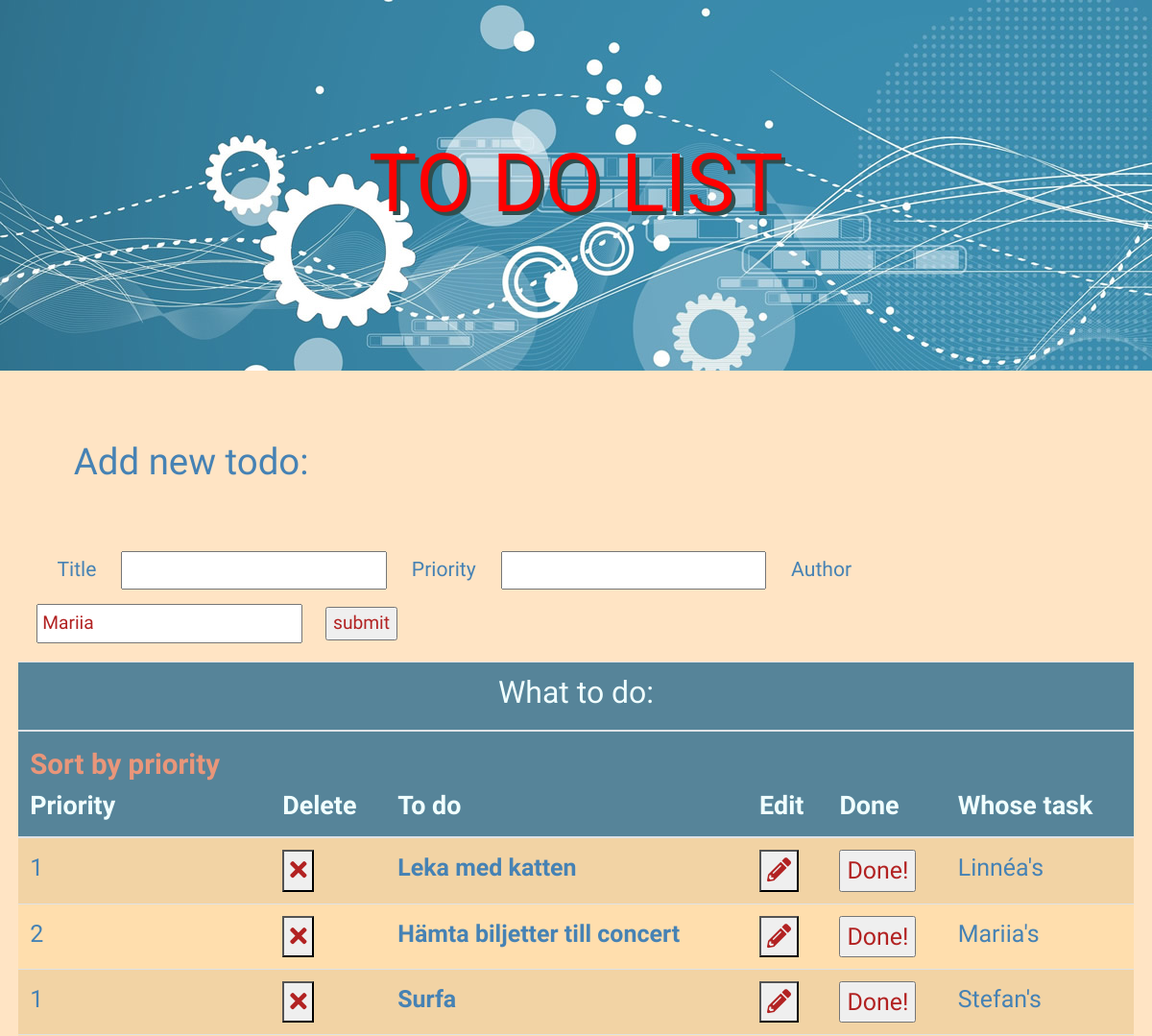
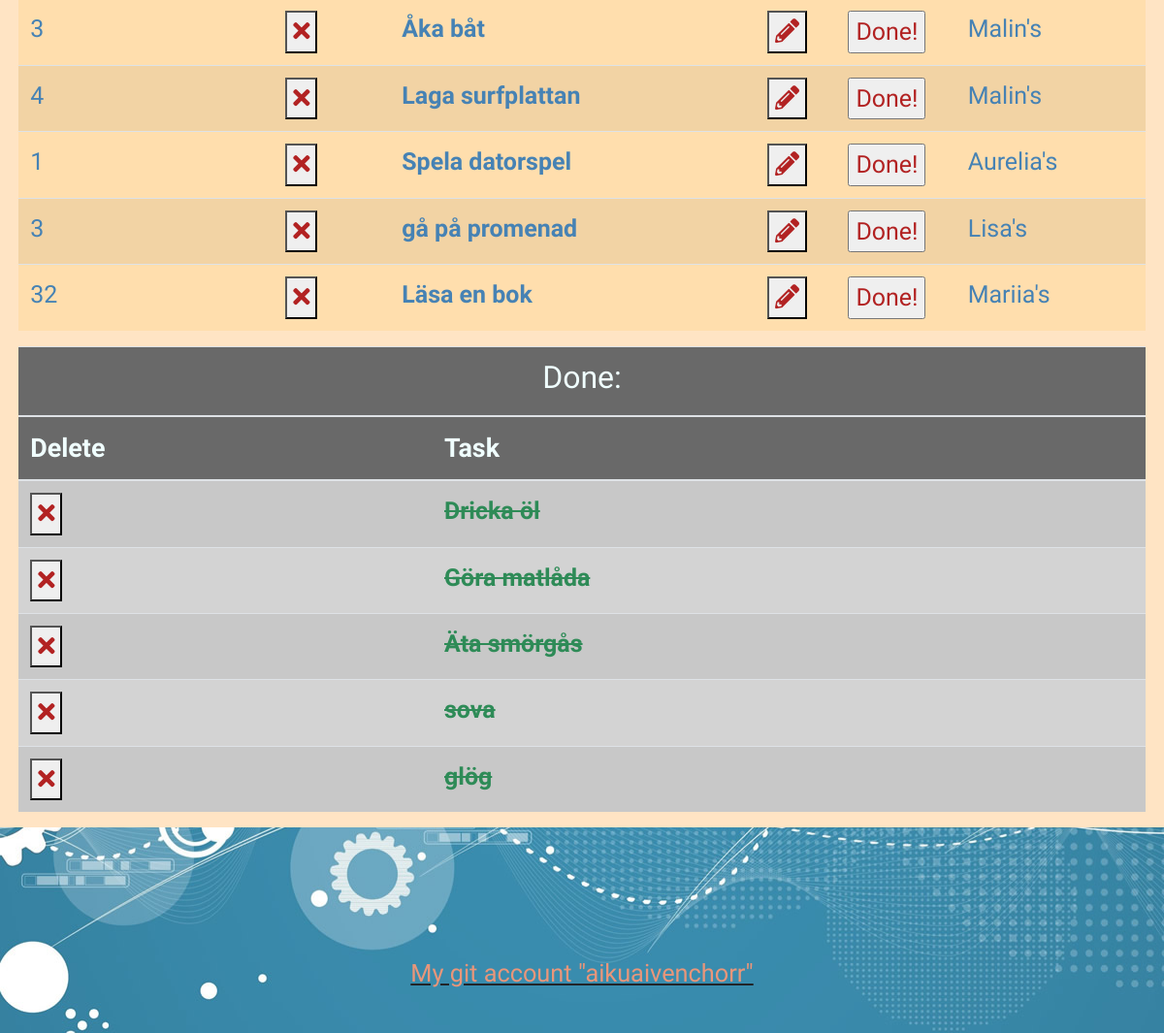
The page / on the database its author committed (2 pictures, top to bottom).
### tables this page shows
CREATE TABLE `todo` (
  `id` int(6) UNSIGNED NOT NULL,
  `title` varchar(64) NOT NULL,
  `completed` tinyint(1) DEFAULT '0',
  `priority` int(6) UNSIGNED NOT NULL,
  `createdBy` varchar(64) NOT NULL
);

### partials/fetch_all_todos.php (called while the page is built)
<?php
require 'db.php';
    $statement = $pdo->prepare(
      "SELECT * FROM todo
      ORDER BY id DESC;
      "
    );
$statement->execute();
$todos = $statement->fetchAll(PDO::FETCH_ASSOC);

### partials/show_title_or_edit_title.php (called while the page is built, shortened)
    <?php
$flagEdit = false;

### partials/todo_listing.php (the view, shortened to what this page needs)
<div id="not_completed">
<table class="table table-striped" id="todo" >
    <thead>
        <tr>
            <th colspan="6" class="text-center"><h2>What to do:</h2></th>
        </tr>
        <tr>
            <th id="priority">
            <?php
            echo '<a href ="index.php?sortByPriority=true#priority">Sort by priority</a> <br>';
            ?>
            Priority
            </th>
            <th>Delete</th>
            <th>To do</th>
            <th>Edit</th>
            <th>Done</th>
            <th>Whose task</th>
         </tr>
    </thead>
    <tbody>
<?php
    if(!empty($_GET['sortByPriority']) && $_GET['sortByPriority'] == true){
        require 'partials/order_by_priority.php';
    }
    else {
         require 'partials/fetch_all_todos.php';
    }
    foreach($todoList as $todo){
        $id = $todo['id'];
        $title = $todo['title'];
         echo '<tr>';
         echo   '<td>' . $todo['priority'] . '</td>' ;
         echo  '<td><form name="form_delete" method="POST" action="' . $_SERVER['PHP_SELF'] . '">
                <input type="hidden"  name="deleteId" value="' . $id . '">
                <button type="submit" id="delete" name="deleteSubmit"  title="Delete" value="delete"><i class="fas fa-times"></i></button>
                </form> </td>' ;
           if($flagEdit == false)  {
                echo  " <td><strong>" . $title  . "</strong> </td>";
                echo    '<td><form name="form_editFlag" method="GET" action="' . $_SERVER['PHP_SELF'] . '#edit">
                <input type="hidden"  name="flagEdit" value="true">
                <input type="hidden"  name="id" value="' . $id . '">
                <button type="submit" id="editFlagSubmit" name="flagSubmit"  title="Edit" value="editFlag"><i class="fas fa-pencil-alt"></i></button>
                </form> </td>' ;
            }
            echo  '<td><form name="form_completed" method="POST" action="' . $_SERVER['PHP_SELF'] . '"> <input type="hidden" value="' . $id . '" name="id" id="title">
            <input type="hidden" value="1" name="completed" id="completed">
            <input type="submit" value="Done!">
            </form> </td>' ;
            $author =  $todo['createdBy'];
            echo   "<td> ". $author . "'s</td>";
            echo '</tr>';
    }
?>
    </tbody>
</table>
</div>

### partials/header.php (shortened to what this page needs)
<!DOCTYPE html>
<html lang="en">
<head>
    <link rel="stylesheet" href="https://maxcdn.bootstrapcdn.com/bootstrap/4.0.0-alpha.6/css/bootstrap.min.css">
    <link href="https://use.fontawesome.com/releases/v5.0.1/css/all.css" rel="stylesheet">
    <link rel="stylesheet" href="css/style.css">
</head>

### index.php (shortened to what this page needs)
<?php
    require 'partials/header.php';
?>
<body>
<?php
require 'partials/show_title_or_edit_title.php';
$todoList = array();
$doneList = array();
if(!empty($_GET['sortByPriority']) && $_GET['sortByPriority'] == true){
     require 'partials/order_by_priority.php';
}
else{
     require 'partials/fetch_all_todos.php';
}
?>
<header>
    <h1><a href="index.php">TO DO LIST</a></h1>
</header>
 <main>
<?php
    require_once 'partials/add_new_task.php';
?>
<?php
        require_once 'partials/todo_listing.php';
    require_once 'partials/done_listing.php';
?>
</main>
<?php
    require 'partials/footer.php';
?>

### partials/add_new_task.php
<form id="add_todo" name="todo_form" action="index.php" method="POST">
    <fieldset>
        <legend>Add new todo:</legend>
        <label for="title">Title</label>
        <input type="text" name="title" id="title">
        <label for="priority">Priority</label>
        <input type="number" name="priority" id="priority">
        <label for="createdBy">Author</label>
        <input type="text" name="createdBy" value="Mariia"id="createdBy">
        <input type="submit" value="submit">
    </fieldset>
</form>

### partials/done_listing.php
<div id="completed">
<table class="table table-striped" id="done" >
      <thead>
          <tr>  <th colspan="2" class="text-center"><h2>Done:</h2></th></tr>
            <tr>
               <th>Delete</th>
               <th>Task</th>
            </tr>
      </thead>
      <tbody>
 <?php
foreach($doneList as $todo){
      $id = $todo['id'];
      echo '<tr>';
      echo '<td> <form name="form_delete_from_done" method="POST" action="' . $_SERVER['PHP_SELF'] . '">
          <input type="hidden"  name="deleteId" value="' . $id . '">
          <button type="submit" id="delete" name="deleteSubmit"  title="Delete" value="delete"><i class="fas fa-times"></i></button> </form></td> ' ;
      echo   " <td><strong> <strike>"  .  $todo['title'] . " </strike></strong></td>";
      echo '</tr>';
}
?>
      </tbody>
</table>
</div>

### partials/footer.php (shortened to what this page needs)
<footer>
    <br><br>
    <p class="footer">
        <a href="https://github.com/aikuaivenchorr/todo" target="_blank">My git account "aikuaivenchorr"</a>
    </p>
</footer>
</body>
</html>

### css/style.css (style rules this page uses)
body { font-family: 'Handlee', cursive; font-size: 1.2em; background-color: bisque; margin: 0; }
h1 { text-align: center; font-size: 4em; line-height: 1em; width: 100%; padding: 2em; background-color: steelblue; background-image: url(../images/business.jpg); }
h1 a { color: red; text-shadow: 4px 4px darkslategray; }
form { display: inline-block; }
#add_todo { margin: 1em; }
#add_todo legend { padding: 1em; font-size: 2em; font-weight: 500; color: steelblue; }
#add_todo label { margin: 1em; font-size: 1.1em; font-weight: 500; color: steelblue; }
#add_todo input[type='submit'] { margin-left: 1em; }
button, input[type='submit'] { cursor: pointer; color: firebrick; }
input[type='text'], input[type='number'] { color: firebrick; padding: 0.2em; }
a { color: darksalmon; font-size: 1.1em; }
main { padding: 0 1em; }
th { font-size: 1.4em; color: azure; background-color: #568499; }
td { color: steelblue; font-size: 1.3em; }
#completed th { color: azure; background-color: dimgrey; }
#completed td { color: seagreen; }
table#todo { background-color: navajowhite; }
table#done { background-color: lightgray; }
footer { width: 100%; text-align: center; background-color: steelblue; background-image: url(../images/business.jpg); background-position: bottom; }
p.footer { display: inline-block; width: 100%; padding: 3em; height: 4em; line-height: 2em; font-size: 1.2em; text-decoration: underline; }

### rows shown on the page
todo: priority "1", title "Leka med katten", createdBy "Linnéa"
todo: priority "2", title "Hämta biljetter till concert", createdBy "Mariia"
todo: priority "1", title "Surfa", createdBy "Stefan"
todo: priority "3", title "Åka båt", createdBy "Malin"
todo: priority "4", title "Laga surfplattan", createdBy "Malin"
todo: priority "1", title "Spela datorspel", createdBy "Aurelia"
todo: priority "3", title "gå på promenad", createdBy "Lisa"
todo: priority "32", title "Läsa en bok", createdBy "Mariia"
todo: title "Dricka öl"
todo: title "Göra matlåda"
todo: title "Äta smörgås"
todo: title "sova"
todo: title "glög"
